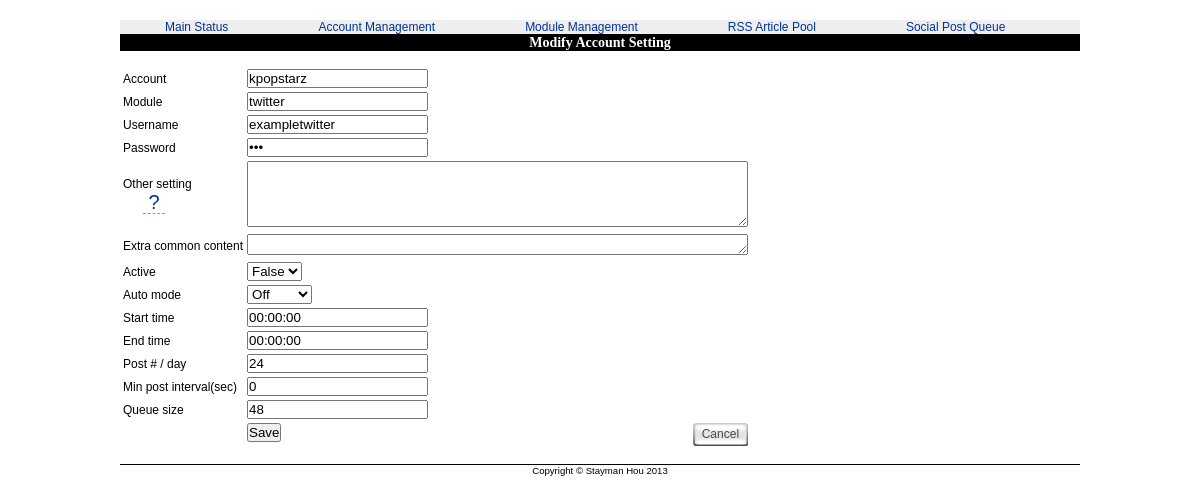
Screenshot of /SocialManagerPhpAdmin/public_files/AccSetting.php?method=get&pk=1 with the database file from the repository.
### tables this page shows
CREATE TABLE acc_setting (
	PK INT NOT NULL AUTO_INCREMENT PRIMARY KEY,
	ACCOUNT INT NOT NULL,
	MODULE INT NOT NULL,
	USERNAME VARCHAR(64) NOT NULL,
	PSWD VARCHAR(64) NOT NULL,
	OTHER_SETTING TEXT,
	EXTRA_CONTENT VARCHAR(256) DEFAULT '',
	ACTIVE BOOLEAN DEFAULT 0,
	AUTO_MODE INT NOT NULL,
	TAG_LIMIT INT NOT NULL DEFAULT 1,
	TIME_START TIME NOT NULL DEFAULT '00:00:00',
	TIME_END TIME NOT NULL DEFAULT '00:00:00',
	NUM_PER_DAY INT NOT NULL DEFAULT 24,
	MIN_POST_INTERVAL INT NOT NULL DEFAULT 0,
	QUEUE_SIZE INT NOT NULL DEFAULT 48
);

CREATE TABLE auto_mode (
	PK INT NOT NULL AUTO_INCREMENT PRIMARY KEY,
	MODULE INT NOT NULL,
	CODE INT NOT NULL,
	TITLE VARCHAR(20) NOT NULL,
	OTHER_SETTING TEXT
);

### SocialManagerPhpAdmin/model/AccSetting.php (called while the page is built, shortened)
<?php
class AccSetting
{
    private $PK;
    private $fields;
    public function __construct()
    {
        $this->PK = null;
        $this->fields = array('ACCOUNT' => null,
                              'MODULE' => null,
                              'USERNAME' => null,
                              'PSWD' => null,
                              'OTHER_SETTING' => null,
                              'EXTRA_CONTENT' => '',
                              'ACTIVE' => 0,
                              'AUTO_MODE' => null,
                              'TIME_START' => '00:00:00',
                              'TIME_END' => '00:00:00',
                              'NUM_PER_DAY' => 24,
                              'MIN_POST_INTERVAL' => 24,
                              'QUEUE_SIZE' => 48);
    }
    public function __get($field)
    {
        if ($field == 'PK')
        {
            return $this->PK;
        }
        else
        {
            return $this->fields[$field];
        }
    }
    public function __set($field, $value)
    {
        if (array_key_exists($field, $this->fields))
        {
            $this->fields[$field] = $value;
        }
    }
    public static function getByPK($PK)
    {
        $accset = new AccSetting();
        $query = sprintf("SELECT `ACCOUNT`, `MODULE`, `USERNAME`, `OTHER_SETTING`, `EXTRA_CONTENT`, `ACTIVE`, `AUTO_MODE`, `TIME_START`, `TIME_END`, `NUM_PER_DAY`, `MIN_POST_INTERVAL`, `QUEUE_SIZE` FROM `acc_setting` WHERE `PK` = %d",$PK);
        $result = mysql_query($query, $GLOBALS['DB']);
        if (mysql_num_rows($result))
        {
            $row = mysql_fetch_assoc($result);
            $accset->ACCOUNT = $row['ACCOUNT'];
            $accset->MODULE = $row['MODULE'];
            $accset->USERNAME = $row['USERNAME'];
            $accset->OTHER_SETTING = $row['OTHER_SETTING'];
            $accset->EXTRA_CONTENT = $row['EXTRA_CONTENT'];
            $accset->ACTIVE = $row['ACTIVE'];
            $accset->AUTO_MODE = $row['AUTO_MODE'];
            $accset->TIME_START = $row['TIME_START'];
            $accset->TIME_END = $row['TIME_END'];
            $accset->NUM_PER_DAY = $row['NUM_PER_DAY'];
            $accset->MIN_POST_INTERVAL = $row['MIN_POST_INTERVAL'];
            $accset->QUEUE_SIZE = $row['QUEUE_SIZE'];
            $accset->PK = $PK;
        }
        return $accset;
    }
}
?>

### SocialManagerPhpAdmin/model/AutoMode.php (called while the page is built, shortened)
<?php
class AutoMode
{
    public static function getlist($module=null)
    {
        $lst = array();
        $query = "SELECT `PK`, `MODULE`, `CODE`, `TITLE`, `OTHER_SETTING` FROM `auto_mode` WHERE 1";
        if ($module!=null)
        {
            $query .= sprintf(" AND MODULE = %d", $module);
        }
        $query .= " ORDER BY PK ASC";
        $result = mysql_query($query, $GLOBALS['DB']);
        while ($row = mysql_fetch_assoc($result)) {
            array_push($lst, $row);
        }
        return $lst;
    }
}
?>

### SocialManagerPhpAdmin/view/template-AccSetting.php (the view, shortened to what this page needs)
<form method="post"
 action="AccSetting.php?method=save">
 <table>
  <tr>
   <td><label for="ACCOUNTE">Account</label></td>
   <td><input type="text" name="ACCOUNT" id="ACCOUNT"
    value="<?php echo $GLOBALS['TEMPLATE']['Content']['AccountList'][$accset->ACCOUNT];?>" readonly/></td>
  </tr>
  <tr>
   <td><label for="MODULE">Module</label></td>
   <td><input type="text" name="MODULE" id="MODULE"
    value="<?php echo $GLOBALS['TEMPLATE']['Content']['ModuleList'][$accset->MODULE];?>" readonly/></td>
  </tr>
  <tr>
   <td><label for="USERNAME">Username</label></td>
   <td><input type="text" name="USERNAME" id="USERNAME"
    value="<?php echo $accset->USERNAME;?>"/></td>
  </tr>
  <tr>
   <td><label for="PSWD">Password</label></td>
   <td><input type="password" name="PSWD" id="PSWD"
    value="<?php echo $accset->PSWD;?>"/></td>
  </tr>
  <tr>
   <td><label for="OTHER_SETTING">Other setting<br/><a href="#" style="border-bottom: 1px dashed #999; display: inline; margin-left: 20px; font-size: 20px;" title="For facebook: please set something like &quot;{&quot;page_name&quot;: &quot;kpopstarzfacebookpage&quot;}&quot;&#013;For google+: please set something like &quot;{&quot;page_path&quot;: &quot;/b/110422726213868653185/&quot;}&quot;&#013;For tumblr: please set something like &quot;{&quot;blog_name&quot;: &quot;kpopstarztumblrblog&quot;,&quot;link_anchor_text&quot;:&quot;Continue Reading&quot;}&quot;&#013;For pinterest: please set something like &quot;{&quot;board_name&quot;: &quot;KpopStarzBoard&quot;}&quot;">&nbsp;?&nbsp;</a></label></td>
   <td><textarea name="OTHER_SETTING" id="OTHER_SETTING"
    cols="60" rows="4"><?php echo $accset->OTHER_SETTING;?></textarea></td>
  </tr>
  <tr>
   <td><label for="EXTRA_CONTENT">Extra common content<br/></label></td>
   <td><textarea name="EXTRA_CONTENT" id="EXTRA_CONTENT"
    cols="60" rows="1"><?php echo $accset->EXTRA_CONTENT;?></textarea></td>
  </tr>
  <tr>
   <td><label for="ACTIVE">Active</label></td>
   <td>
    <select name="ACTIVE" id="ACTIVE">
     <option value="0" <?php if ($accset->ACTIVE=="0") {echo 'selected="selected"';}?>>False</option>
   </select>
  </tr>
  <tr>
   <td><label for="AUTO_MODE">Auto mode</label></td>
   <td>
    <select name="AUTO_MODE" id="AUTO_MODE">
    <?php
        foreach ($GLOBALS['TEMPLATE']['Content']['AMList'] as $am)
        {
            echo '<option value="' . $am['PK'] . '" ';
            if ($accset->AUTO_MODE==$am['PK']) {echo 'selected="selected"';};
            echo '>' . $am['TITLE'] . '</option>';
        }
    ?>
    </select>
   </td>
  </tr>
  <tr>
   <td><label for="TIME_START">Start time</label></td>
   <td><input type="text" name="TIME_START" id="TIME_START"
    value="<?php echo $accset->TIME_START;?>"/></td>
  </tr>
  <tr>
   <td><label for="TIME_END">End time</label></td>
   <td><input type="text" name="TIME_END" id="TIME_END"
    value="<?php echo $accset->TIME_END;?>"/></td>
  </tr>
  <tr>
   <td><label for="NUM_PER_DAY">Post # / day</label></td>
   <td><input type="text" name="NUM_PER_DAY" id="NUM_PER_DAY"
    value="<?php echo $accset->NUM_PER_DAY;?>"/></td>
  </tr>
  <tr>
   <td><label for="MIN_POST_INTERVAL">Min post interval(sec)</label></td>
   <td><input type="text" name="MIN_POST_INTERVAL" id="MIN_POST_INTERVAL"
    value="<?php echo $accset->MIN_POST_INTERVAL;?>"/></td>
  </tr>
  <tr>
   <td><label for="QUEUE_SIZE">Queue size</label></td>
   <td><input type="text" name="QUEUE_SIZE" id="QUEUE_SIZE"
    value="<?php echo $accset->QUEUE_SIZE;?>"/></td>
  </tr>
  <tr>
   <td> </td>
   <td>
    <input type="submit" style="float: left;" value="Save" onclick="return myconfirm('Are you sure you want to save it?');"/>
    <div class="abuttonwrapper" style="float: right; width: auto;"><a class="abutton" href="accmng.php" onclick="return myconfirm('Are you sure you want to cancel it?');"><span>Cancel</span></a></div>
   </td>
   <td><input type="hidden" name="submitted" value="1"/></td>
   <td><input type="hidden" name="PK" value="<?php echo $accset->PK;?>"/></td>
  </tr>
 </table>
</form>

### SocialManagerPhpAdmin/public_files/css/styles.css (style rules this page uses)
body { margin:0; padding:0; font-family:Arial, Helvetica, sans-serif; font-size:12px; }
a { color:#000; text-decoration:none; cursor:pointer; }
input, select { margin:0; padding:0; font-size:; }
form { margin:0; padding:0; }
body { font-family: Arial, Sans, sans-serif; text-align: center; }
a { color: #039; }
table { margin: 5px 0; }
a.abutton { background: transparent url('../media/square-gray-left.gif') no-repeat top left; display: block; float: left; font: normal 12px Arial; line-height: 15px; height: 23px; padding-left: 9px; text-decoration: none; }
a:link.abutton, a:visited.abutton, a:active.abutton { color: #494949; }
a.abutton span { background: transparent url('../media/square-gray-right.gif') no-repeat top right; display: block; padding: 4px 9px 4px 0; }
.abuttonwrapper { overflow: hidden; width: 100%; }

### rows the page displays
acc_setting: ACCOUNT "kpopstarz", MODULE "twitter", USERNAME "exampletwitter", ACTIVE "False", AUTO_MODE "Off", TIME_START "00:00:00", TIME_END "00:00:00", NUM_PER_DAY "24", MIN_POST_INTERVAL "0", QUEUE_SIZE "48"

### other values shown
$GLOBALS['TEMPLATE']['title'] "Modify Account Setting"
